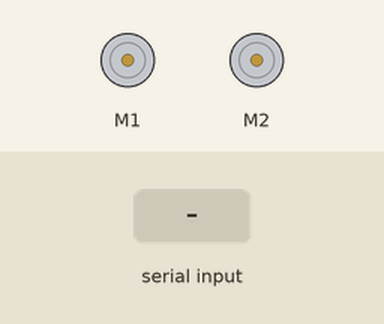
This sketch was run on a simulated Arduino Uno, built with avr-gcc and run on an emulated ATmega328P. Shown: 2 × DC motor (green arrow = forward, orange = backward, longer = faster). The test bench sets the inputs (shaded band).

Above: at 1.2 s.
1.3 s: "w" received over the second serial link
At 1.8 s:
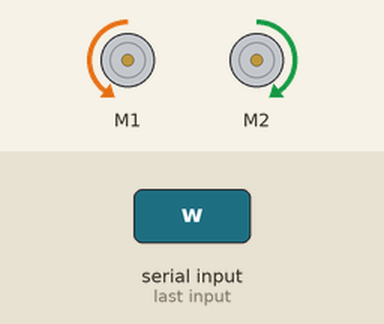
2.8 s: "s" received over the second serial link
At 4.5 s:
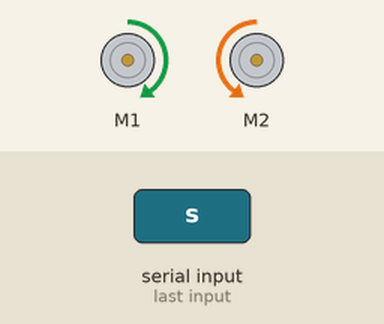
4.8 s: "a" received over the second serial link
At 6.0 s:
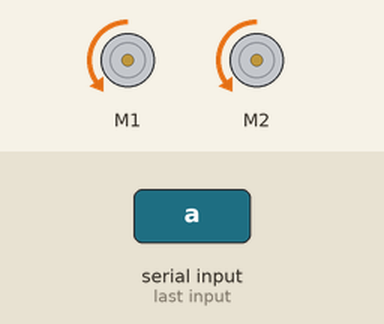
6.8 s: "d" received over the second serial link
At 8.5 s:
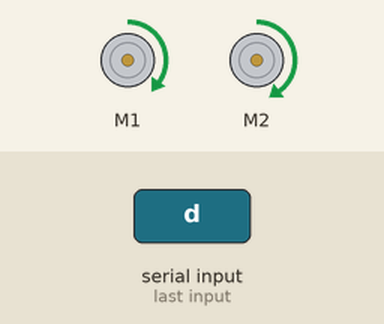
8.8 s: "1" received over the second serial link
At 10.2 s:
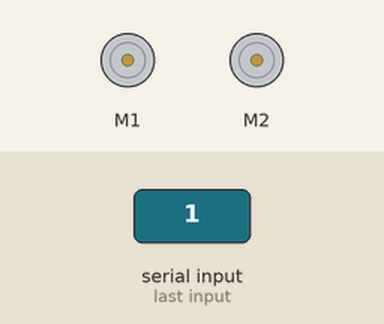
Timing chart, 0 to 11.8 s (numbered marks = the images above; inputs shaded):
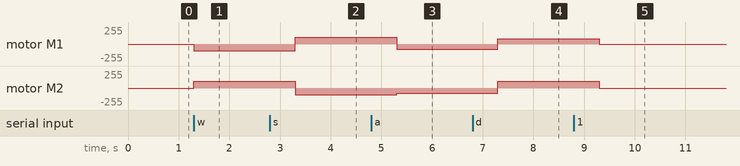

Measured:
- after the input at 1.3 s, motor M1: stopped → backward 100/255 at once; motor M2: stopped → forward 100/255 at once
- after the input at 2.8 s, motor M1: backward 100/255 → forward 100/255 after 0.50 s; motor M2: forward 100/255 → backward 100/255 after 0.50 s
- after the input at 4.8 s, motor M1: forward 100/255 → backward 80/255 after 0.50 s; motor M2: backward 100/255 → backward 80/255 after 0.50 s
- after the input at 6.8 s, motor M1: backward 80/255 → forward 80/255 after 0.50 s; motor M2: backward 80/255 → forward 100/255 after 0.50 s
- after the input at 8.8 s, motor M1: forward 80/255 → stopped after 0.50 s; motor M2: forward 100/255 → stopped after 0.50 s

The sketch:

movimientosbasicos.bt.ino
```cpp
#include <MeMCore.h>
#include <SoftwareSerial.h>

SoftwareSerial bluetoothSerial(0, 1);  // Utiliza los pines que prefieras

MeDCMotor motor3(M1);
MeDCMotor motor4(M2);

uint8_t motorSpeed = 100;
uint8_t turnSpeed = 80;

void setup() {
  Serial.begin(9600);
  bluetoothSerial.begin(9600);

  motor3.stop();
  motor4.stop();
}

void loop() {
  if (bluetoothSerial.available()) {
    char input = bluetoothSerial.read();

    if (input == 'w') {
      motor3.run(-motorSpeed);
      motor4.run(motorSpeed);
      delay(2000);
    } else if (input == 's') {
      motor3.run(motorSpeed);
      motor4.run(-motorSpeed);
      delay(2000);
    } else if (input == 'a') {
      motor3.run(-turnSpeed);
      motor4.run(-turnSpeed);
      delay(2000);
    } else if (input == 'd') {
      motor3.run(turnSpeed);
      motor4.run(motorSpeed);
      delay(2000);
    } else {
      motor3.stop();
      motor4.stop();
      delay(2000);
    }
  }
}
```
